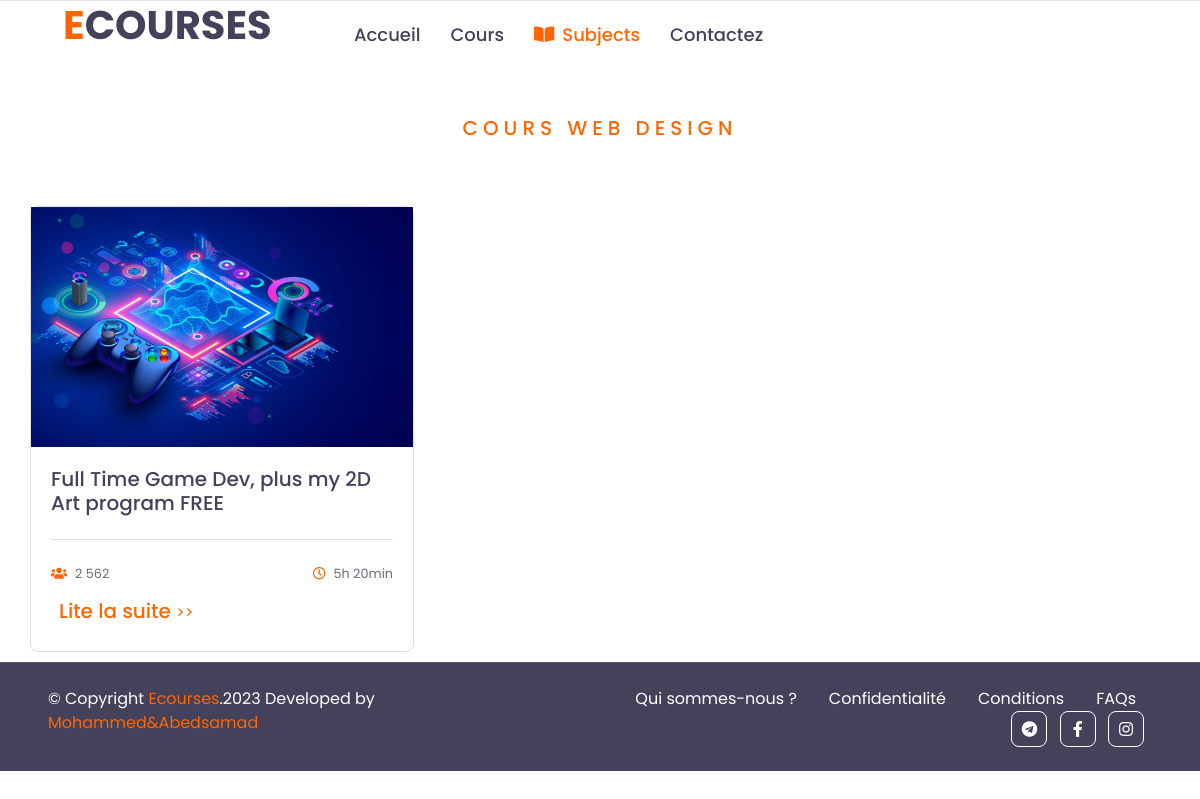
Screenshot of /gameDesign.php with the database file from the repository.
### tables this page shows
CREATE TABLE `courses` (
  `id` int(11) NOT NULL,
  `title` varchar(100) DEFAULT NULL,
  `cat` varchar(110) NOT NULL,
  `image` varchar(50) NOT NULL,
  `time` varchar(100) DEFAULT NULL,
  `date` varchar(100) DEFAULT NULL,
  `description` longtext DEFAULT NULL,
  `publisher` varchar(200) DEFAULT NULL,
  `url` varchar(500) DEFAULT NULL,
  `statics` varchar(500) DEFAULT NULL,
  `bref` varchar(4000) NOT NULL,
  `Prerequis` longtext NOT NULL,
  `qui` varchar(4000) NOT NULL,
  `srcvedio` varchar(5000) NOT NULL
);

### gameDesign.php (the view, shortened to what this page needs)
<!DOCTYPE html>
<html lang="en">
<head>
    <link href="https://cdnjs.cloudflare.com/ajax/libs/font-awesome/5.10.0/css/all.min.css" rel="stylesheet">
    <link href="assest/lib/owlcarousel/assets/owl.carousel.min.css" rel="stylesheet">
    <link href="assest/css/style.css" rel="stylesheet">
</head>
<body>
    <div class="container-fluid">
        <div class="row border-top px-xl-5">
            <div class="col-lg-3 d-none d-lg-block">
             <a href="homelog.php" class="text-decoration-none">
                    <h1 class="m-0"><span class="text-primary">E</span>COURSES</h1>
                </a>
            </div>
            <div class="col-lg-9">
                <nav class="navbar navbar-expand-lg bg-light navbar-light py-3 py-lg-0 px-0">
                    <div class="collapse navbar-collapse justify-content-between" id="navbarCollapse">
                        <div class="navbar-nav py-0">
                        <a href="homelog.php" class="nav-item nav-link ">Accueil</a>
                            <a href="course.php" class="nav-item nav-link ">Cours</a>
                            <div class="collapse navbar-collapse" id="navbarScroll">
                            <ul class="navbar-nav me-auto my-2 my-lg-0 navbar-nav-scroll" style="--bs-scroll-height: 100px;">
                                <li class="nav-item dropdown ">
                                <a href="#" class="nav-link active " data-toggle="dropdown">
                                             <i class="fa fa-book-open mr-2 "></i>Subjects
                                    </a>
                                </li>
                            </ul>
                        </div>
                                <a href="contact.php" class="nav-link nav-link">Contactez</a>
                        </div>
</div>
                    </div>
            </div>
        </div>
    <div class="container mx-auto  ">
            <div class="text-center mb-5">
                <h5 class="text-primary text-uppercase m-5" style="letter-spacing: 5px;"> Cours Web Design</h5>
            </div>
            <?php
            $con = conect();
            $sql = 'SELECT * FROM courses  WHERE cat = "Game-design" ';
            $tab = $con->query($sql)->fetchAll(PDO::FETCH_ASSOC);
            foreach ($tab  as $row) {
            ?>
                <form action="" method="post" style="display:grid;
                                grid-row:1 ;
                                grid-template-columns: repeat(auto-fill,minmax(330px, 1fr));
                                gap:52px;
                                margin-bottom:10px;">
                    <div class="card  rounded  row gy-2" class="col-md-4" style="width: 24rem; margin-top:18px; ">
                        <a href="../details.php?id=<?= $row['id'] ?>" onclick="document.getElementById('id01').style.display='block'"> <img class=" img-fluid" style="width: 100%; height: 20vw; object-fit: cover;" src="image/<?= $row['image'] ?>" alt="" style=""> </a>
                        <div class="card-body">
                                <a href="details.php?id=<?= $row['id'] ?>">
                                    <h5 class="card-text fs-7 text-dark mb-2 "><?= $row['title'] ?></h5>
                                </a>
                                <div class="border-top mt-4 pt-4">
                                <div class="d-flex justify-content-between mb-3">
                                <small class="m-0"><i class="fa fa-users text-primary mr-2"></i><?= $row['statics'] ?></small>
                                <small class="m-0"><i class="far fa-clock text-primary mr-2"></i><?= $row['time'] ?></small>
                            </div>
                            </div>
                                <h5 class=" m-2 "><a href="../details.php?id=<?= $row['id'] ?>" > Lite la suite <small>>></small></a></h5>
                        </div>
                    </div>
                <?php
            }
                ?>
                </form>
        </div>
     <div class="container-fluid bg-dark text-white border-top py-4 px-sm-3 px-md-5" style="border-color: rgba(256, 256, 256, .1) !important;">
        <div class="row">
            <div class="col-lg-6 text-center text-md-left mb-3 mb-md-0">
                <p class="m-0 text-white">&copy; Copyright  <a href="#"> Ecourses</a>.2023 Developed by <span  class="text-primary">Mohammed&Abedsamad</span></a></a>
                </p>
            </div>
            <div class="col-lg-6 text-center text-md-right">
                <ul class="nav d-inline-flex">
                    <li class="nav-item">
                        <a class="nav-link text-white py-0" href="./about.php">Qui sommes-nous ?</a>
                    </li>
                    <li class="nav-item">
                        <a class="nav-link text-white py-0" href="#">Confidentialité</a>
                    </li>
                    <li class="nav-item">
                        <a class="nav-link text-white py-0" href="#">Conditions</a>
                    </li>
                    <li class="nav-item">
                        <a class="nav-link text-white py-0" href="#">FAQs</a>
                    </li>
                </ul>
                            <a class="btn btn-outline-light btn-square mr-2" href="#"><i class="fab fa-telegram"></i></a>
                            <a class="btn btn-outline-light btn-square mr-2" href="#"><i class="fab fa-facebook-f"></i></a>
                            <a class="btn btn-outline-light btn-square mr-2" href="#"><i class="fab fa-instagram"></i></a>
            </div>
        </div>
    </div>
</body>
</html>

### rows the page displays
courses: image (picture), title "Full Time Game Dev, plus my 2D Art program FREE", statics "2 562", time "5h 20min"
